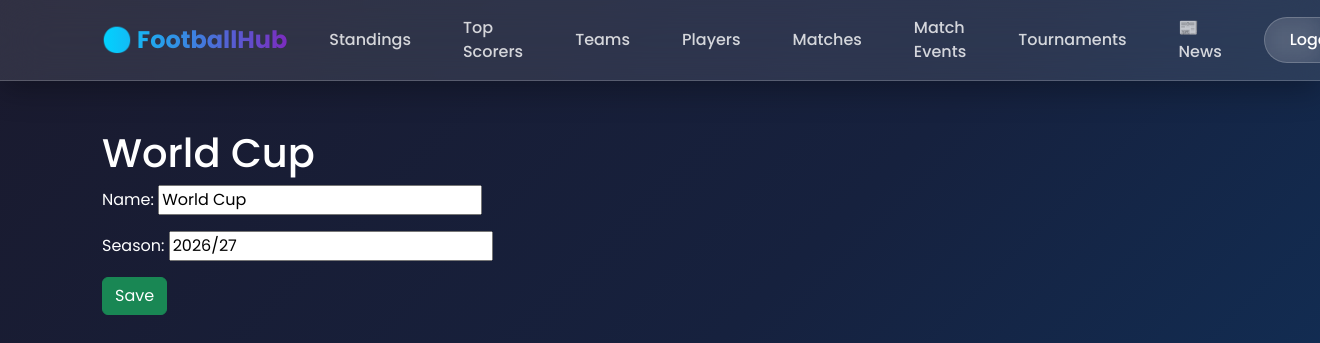
Screenshot of /tournament/update/1/ (signed in) with the database file from the repository.
### football/models.py (models this page shows)
class Tournament(models.Model):
    name = models.CharField(max_length=100)
    season = models.CharField(max_length=20)
    def __str__(self):
        return self.name

### football/views.py (the view)
# urls.py: path('tournament/update/<int:pk>/', views.TournamentUpdateView.as_view(), name='tournament_update'),
class TournamentUpdateView(PermissionRequiredMixin, generic.UpdateView):
    permission_required = 'football.change_tournament'
    model = Tournament
    fields = ['name', 'season']
    template_name = 'football/tournament_update.html'
    success_url = reverse_lazy('tournament_list')

### templates/football/tournament_update.html (shortened to what this page needs)
{% extends 'base.html' %}
{% block content %}
<h1>{{ view.object|default:'Create Tournament' }}</h1>
<form method="post">
    {{ form.as_p }}
    <button type="submit" class="btn btn-success">
        Save
    </button>
</form>
{% endblock %}

### templates/base.html (style rules this page uses)
* { font-family: 'Poppins', sans-serif; }
body { background: linear-gradient(135deg, #1a1a2e 0%, #16213e 50%, #0f3460 100%); min-height: 100vh; color: #fff; }

### rows the page displays
Tournament: object "World Cup", name "World Cup", season "2026/27"
